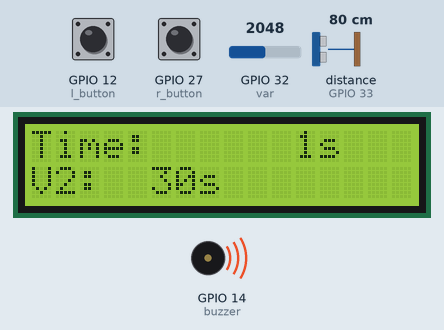
Simulated run of this program. Board: ESP32 board running MicroPython. Shown: 16×2 character LCD, buzzer (waves = sounding, pin HIGH). The inputs (shaded band) are chosen by the test bench; at power-on: GPIO 12 (l_button) HIGH, GPIO 27 (r_button) HIGH, GPIO 32 (var) = 2048, distance to the obstacle (sensor on GPIO 33) 80 cm (analog values on the 0–4095 scale). The echo pulse lasts 58.3 µs per cm; the clock reads 2024-03-15 10:24:30 at power-on unless the program sets it; library files of the repository ran but are not shown: i2c_lcd.py, hcsr04.py; pins used as bus, display or sensor lines are not drawn; what the program prints to the serial console is not drawn.

Above: at 1.2 s.
1.3 s: GPIO 12 (l_button) pulled LOW for 1 s
At 3.9 s:
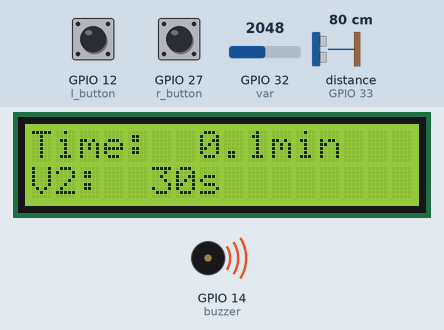
4.5 s: GPIO 27 (r_button) pulled LOW for 1 s
At 5.5 s:
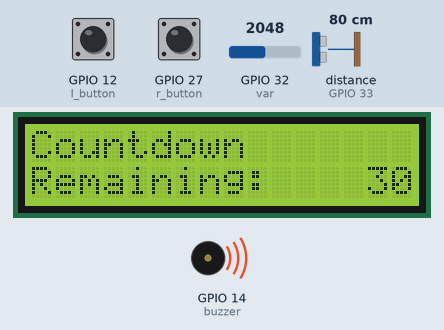
At 37.1 s:
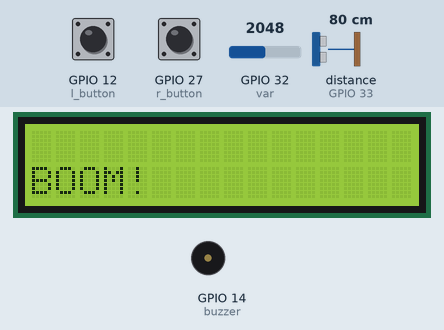
Timing chart, 0 to 37.8 s (numbered marks = the images above; inputs shaded):
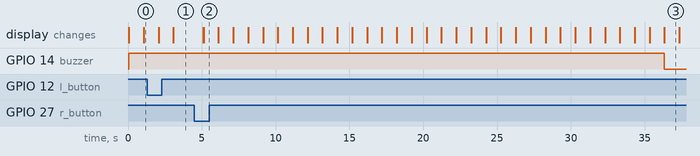

Measured:
- after the input at 1.3 s, the display: first differs from a run without the input after 1.8 s (image 1)
- after the input at 4.5 s, GPIO 14 (buzzer): HIGH → LOW after 31.8 s; the display: first changes after 0.60 s (image 2 shows a later state)
- what the display in image 3 shows lasts 1.1 s, from 36.3 s to 37.4 s

The program:

511_RK_assignment_4.py
```python
### Rebecca Martens and Kavin Bhuvan
from machine import Pin, ADC, PWM, DAC, I2C
import i2c_lcd
from hcsr04 import HCSR04 ## distance sensor
import time

## display
display = I2C(0, scl=Pin(22), sda=Pin(23))
devices = display.scan()
print(devices)
lcd = i2c_lcd.I2cLcd(display, 0x27, 2, 16)

## buzzer
buzzer = Pin(14, Pin.OUT)
buzzer.value(1)

## distance sensor
sensor = HCSR04(trigger_pin=13, echo_pin=33)
distance = sensor.distance_cm()

## left button
l_button = Pin(12, Pin.IN, Pin.PULL_UP)

## right button
r_button = Pin(27, Pin.IN, Pin.PULL_UP)

## variable resistor
var = ADC(Pin(32)) # variable resistor connected to 32 pin
var.ATTN_11DB # classic code

## light sensor
light_sensor = ADC(Pin(35)) # wire connected to AO (analog output)
light_sensor.ATTN_11DB

#lcd.putstr('pot: %d' % var.read())  # read the variable resistor dial
#print(var.read())  # read the variable resistor dial
#lcd.putstr('l_sens: %d' % (4095 - light_sensor.read())) # read the light sensor wavelength (REVERSE IT)

## long beep alarm
def boom_alarm(alarm_duration):
    buzzer.value(0) #on
    time.sleep(alarm_duration)
    buzzer.value(1) #off

# def for making variable resistor in seconds
def remap(value, var_min, var_max, new_min, new_max):
    return (value - var_min) * (new_max - new_min) / (var_max - var_min) + new_min

# def for making countdown clock
def countdown(seconds):
    while seconds > 0:
        lcd.move_to(0, 1)
        lcd.putstr(f"Remaining: {seconds:5.0f}s")
        time.sleep(1)
        seconds -= 1
    lcd.clear()
    lcd.move_to(0, 1)
    lcd.putstr('BOOM!')

start_time = time.time()
i = 0
r_button_pressed = False

while True:
    # determining counter time and the units
    if i == 0:
        time_value = time.time() - start_time
        unit = 's'
    elif i % 2 == 0:
        time_value = (time.time() - start_time)
        unit = 's'
    elif i % 2 > 0:
        time_value = (time.time() - start_time) / 60
        unit = 'min'
    time_value = time_value

    #configure correct digits for defined units (no ugly digit for seconds)
    if unit == 'min':
        digit = '5.1f'
    else:
        digit = '7.0f'

    # put time and units on display
    lcd.move_to(0, 0)
    lcd.putstr(f'Time:{time_value:{digit}}{unit}') # no flicker from clear screen

    # convert variable resistor into variable timer and display current setting on display
    raw_var = var.read()
    mapped_value = remap(raw_var, 0, 4095, 0, 60)
    lcd.move_to(0, 1)
    lcd.putstr(f'V2:{mapped_value:4.0f}s')

    # print on comp the time, variable resistor, and variable timer every second
    print(time_value, unit)
    print(var.read())
    print(mapped_value)

    # l_button pushed and we up count
    if l_button.value() == 0:
        i = i+1
        print(time_value)

    # r_button pushed and we start countdown and turn on buzzer
    if r_button.value() == 0 and r_button_pressed == False:
        lcd.clear()
        lcd.move_to(0, 0)
        lcd.putstr(f'Countdown')
        countdown(mapped_value)
        buzzer.value(0) #on
        r_button_pressed = True


    # r_button is pushed again and we restart device/count and stop the buzzer
    if r_button.value() == 0 and r_button_pressed == True:
        lcd.clear()
        lcd.move_to(0, 0)
        lcd.putstr(f'Restart')
        buzzer.value(1) #off
        r_button_pressed = False
        time.sleep(1)
        lcd.clear()
        start_time = time.time()

    time.sleep(1)
```
